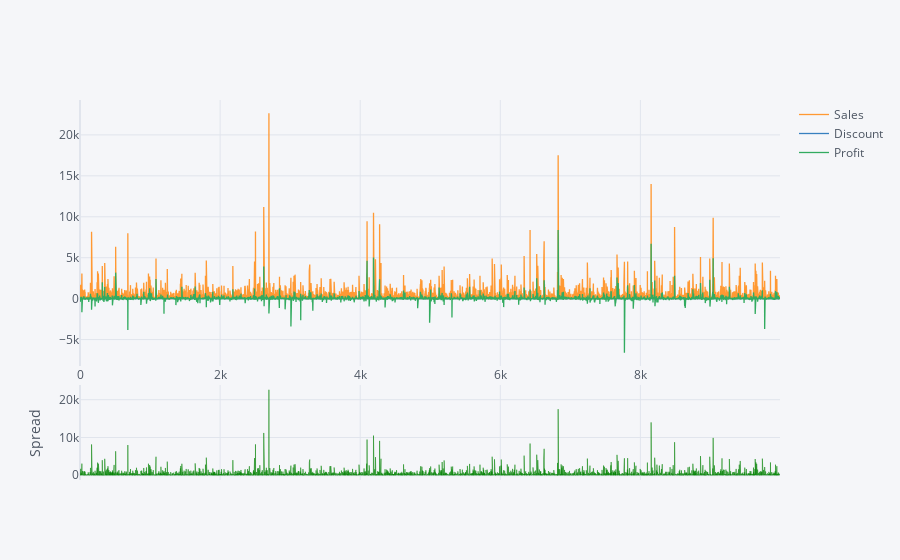

The notebook cell saved with this chart:
### Markdown cell above
From the above graph we can see that ,
- The total sales for Phones is most i.e around 2,00,000 followed by Chairs i.e more then 1,75,000 and Storage i.e more then 1,25,000
- We can clearly see that in the total sales for each sub_category, the most are for Standard_class followed by First_class

### Code cell
# Sales_amount,Discount,Profit of each data points in our dataset
df[["Sales","Discount","Profit"]].iplot(kind='spread',size=62)

### Figure 1 — Plotly figure (JSON) as saved in the notebook; plotly's stock layout.template omitted (floating-point values rounded to 4 significant figures; data arrays with more than 128 entries replaced by an {"elided": "..."} marker saying what was removed)
{"data": [{"line": {"color": "rgba(255, 153, 51, 1.0)", "dash": "solid", "shape": "linear", "width": 1.3}, "mode": "lines", "name": "Sales", "text": "", "type": "scatter", "x": {"elided": "9994 int values"}, "y": {"elided": "9994 float values"}}, {"line": {"color": "rgba(55, 128, 191, 1.0)", "dash": "solid", "shape": "linear", "width": 1.3}, "mode": "lines", "name": "Discount", "text": "", "type": "scatter", "x": {"elided": "9994 int values"}, "y": {"elided": "9994 float values"}}, {"line": {"color": "rgba(50, 171, 96, 1.0)", "dash": "solid", "shape": "linear", "width": 1.3}, "mode": "lines", "name": "Profit", "text": "", "type": "scatter", "x": {"elided": "9994 int values"}, "y": {"elided": "9994 float values"}}, {"connectgaps": false, "fill": "tozeroy", "line": {"color": "green", "dash": "solid", "shape": "linear", "width": 0.5}, "mode": "lines", "name": "Spread", "showlegend": false, "type": "scatter", "x": {"elided": "9994 int values"}, "xaxis": "x2", "y": {"elided": "9994 mixed values"}, "yaxis": "y2"}, {"connectgaps": false, "fill": "tozeroy", "line": {"color": "red", "dash": "solid", "shape": "linear", "width": 0.5}, "mode": "lines", "name": "Spread", "showlegend": false, "type": "scatter", "x": {"elided": "9994 int values"}, "xaxis": "x2", "y": {"elided": "9994 mixed values"}, "yaxis": "y2"}], "layout": {"hovermode": "x", "legend": {"bgcolor": "#F5F6F9", "font": {"color": "#4D5663"}}, "paper_bgcolor": "#F5F6F9", "plot_bgcolor": "#F5F6F9", "title": {"font": {"color": "#4D5663"}}, "xaxis": {"gridcolor": "#E1E5ED", "showgrid": true, "tickfont": {"color": "#4D5663"}, "title": {"font": {"color": "#4D5663"}, "text": ""}, "zerolinecolor": "#E1E5ED"}, "xaxis2": {"anchor": "y2", "gridcolor": "#E1E5ED", "showgrid": true, "showticklabels": false, "tickfont": {"color": "#4D5663"}, "title": {"font": {"color": "#4D5663"}, "text": ""}, "zerolinecolor": "#E1E5ED"}, "yaxis": {"domain": [0.3, 1], "gridcolor": "#E1E5ED", "showgrid": true, "tickfont": {"color": "#4D5663"}, "title": {"font": {"color": "#4D5663"}, "text": ""}, "zerolinecolor": "#E1E5ED"}, "yaxis2": {"domain": [0, 0.25], "gridcolor": "#E1E5ED", "showgrid": true, "tickfont": {"color": "#4D5663"}, "title": {"font": {"color": "#4D5663"}, "text": "Spread"}, "zerolinecolor": "#E1E5ED"}}}
